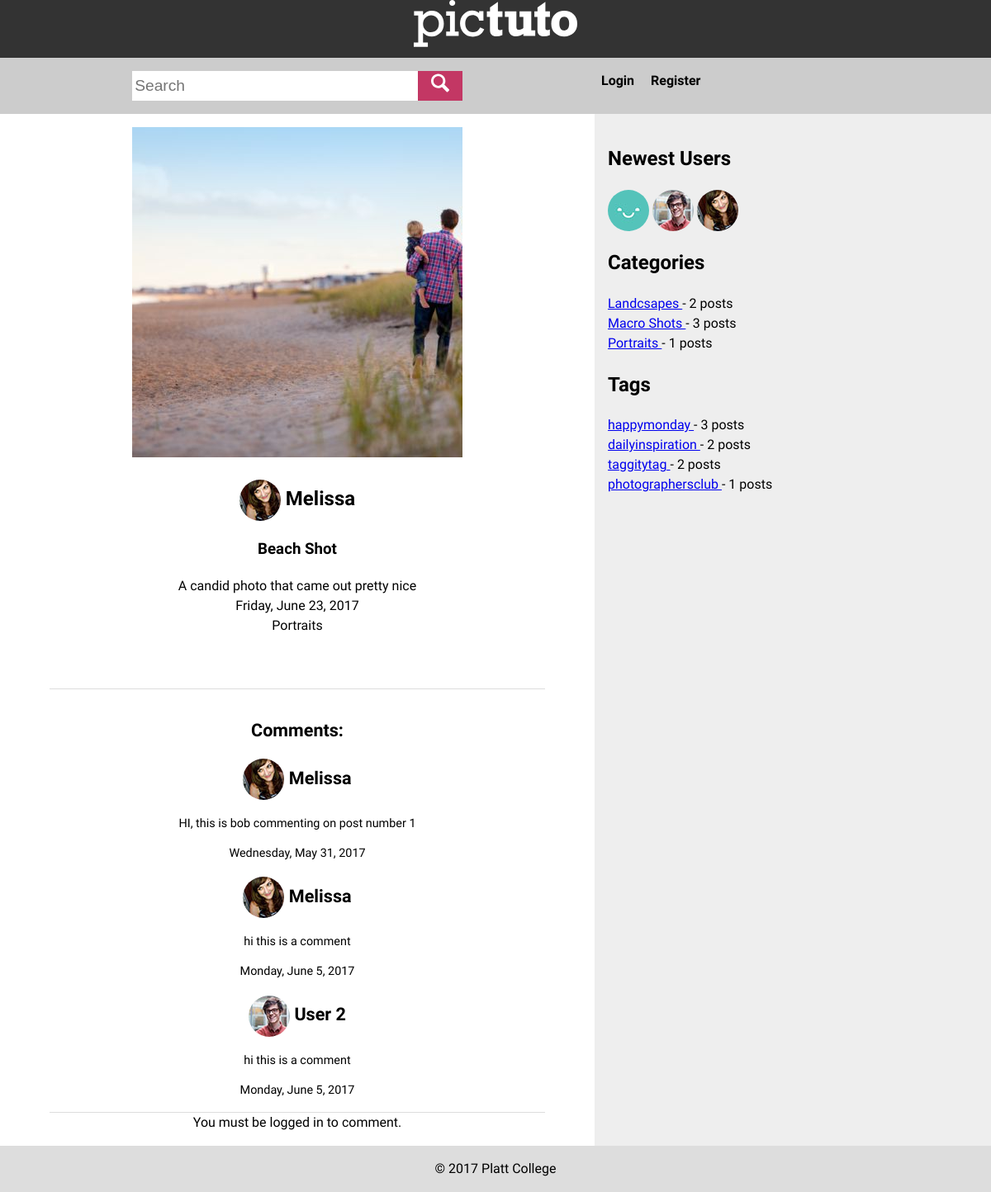
/single.php?post_id=1, run on the app's committed database.
### tables this page shows
CREATE TABLE IF NOT EXISTS `posts` (
`post_id` smallint(6) NOT NULL,
  `title` varchar(256) NOT NULL,
  `body` text NOT NULL,
  `image` varchar(256) NOT NULL,
  `date` datetime NOT NULL,
  `category_id` tinyint(4) NOT NULL,
  `user_id` tinyint(4) NOT NULL,
  `allow_comments` tinyint(1) NOT NULL,
  `is_published` tinyint(1) NOT NULL
);

CREATE TABLE IF NOT EXISTS `users` (
`user_id` tinyint(4) NOT NULL,
  `username` varchar(40) NOT NULL,
  `password` varchar(40) NOT NULL,
  `email` varchar(254) NOT NULL,
  `is_admin` tinyint(1) NOT NULL,
  `bio` varchar(256) NOT NULL,
  `profile_pic` varchar(40) NOT NULL,
  `join_date` datetime NOT NULL,
  `secret_key` varchar(40) NOT NULL
);

CREATE TABLE IF NOT EXISTS `categories` (
`category_id` smallint(6) NOT NULL,
  `name` varchar(40) NOT NULL
);

CREATE TABLE IF NOT EXISTS `comments` (
`comment_id` smallint(6) NOT NULL,
  `user_id` mediumint(9) NOT NULL,
  `date` datetime NOT NULL,
  `body` text NOT NULL,
  `post_id` smallint(6) NOT NULL,
  `is_approved` tinyint(1) NOT NULL
);

CREATE TABLE IF NOT EXISTS `tags` (
`tag_id` mediumint(9) NOT NULL,
  `name` varchar(256) NOT NULL
);

### single.php (the view, shortened to what this page needs)
<?php
require('header.php');
include('comment-parse.php');
$post_id = $_GET['post_id'];
?>
<main class="content">
	<?php
	$query = "SELECT posts.*, users.username, users.user_id, users.profile_pic, categories.*
	FROM posts, categories, users
	WHERE posts.is_published = 1
	AND posts.post_id = $post_id
	AND categories.category_id = posts.category_id
	AND users.user_id = posts.user_id
	ORDER BY posts.date DESC
	LIMIT 10";
	$result = $db->query($query);
	if( $result->num_rows >= 1 ){
		while( $row = $result->fetch_assoc() ){
			?>
			<article class="post full-column">
				<img src="<?php image_url($post_id, 'large') ?>" class="post-image">
					<h2 class="user-card">
						<a href="profile.php?user_id=<?php echo $row['user_id']; ?>">
							<?php show_profile_pic($row['user_id']); ?>
							<?php echo $row['username']; ?>
						</a>
					</h2>
					<h3><?php echo $row['title']; ?></h3>
					<?php echo $row['body']; ?>
					<div class="post-info">
						<?php echo convert_date($row['date']); ?>
						<br>
						<?php echo $row['name']; ?>
					</div>
				</article>
				<?php
				$query_comments = "SELECT comments.user_id, comments.body, comments.date, users.username, users.user_id, users.profile_pic
				FROM comments, users
				WHERE comments.post_id = $post_id
				AND users.user_id = comments.user_id
				AND comments.is_approved = 1
				ORDER BY comments.date ASC
				LIMIT 20";
				$result_comments = $db->query($query_comments);
				if( $result_comments->num_rows >= 1 ){
					?>
					<section class="comments-list full-column">
						<h2>Comments:</h2>
						<ul>
							<?php while( $row_comments = $result_comments->fetch_assoc() ){ ?>
							<li class="one-comment">
								<h2 class="user-card">
									<a href="profile.php?user_id=<?php echo $row_comments['user_id']; ?>">
										<?php show_profile_pic($row_comments['user_id']); ?>
										<?php echo $row_comments['username']; ?>
									</a>
								</h2>
								<p><?php echo $row_comments['body']; ?></p>
								<div class="date"><?php echo convert_date( $row_comments['date'] ); ?></d
								</li>
			<?php }
			$result_comments->free(); ?>
		</ul>
	</section>
	<?php }  ?>
	<section class="comment-form full-column">
		<?php
		if ($logged_in_user['user_id']){ ?>
		<h2>Leave a Comment</h2>
		<?php show_feedback( $feedback, $errors ); ?>
		<form action="single.php?post_id=<?php echo $post_id; ?>" method="post" novalidate>
			<label for="the_comment">Comment:</label>
			<textarea name="comment" id="the_comment" required></textarea>
			<input type="submit" value="Post Comment">
			<input type="hidden" name="did_comment" value="1">
			<input type="hidden" name="post_id" value="<?php echo $post_id; ?>">
		</form>
		<?php }else{
			echo 'You must be logged in to comment.';
		} ?>
	</section>
	<?php
		}
	}
	else{
		echo 'Invalid post.';
	}
	?>
</main>
<?php include('sidebar.php'); ?>
<?php include('footer.php'); ?>

### functions.php (shortened to what this page needs)
<?php
function convert_date( $timestamp ){
	$date = new DateTime( $timestamp );
	return $date->format('l, F j, Y');
}
		?>
	<?php
function show_profile_pic( $user_id, $size = 'thumb' ){
	global $db;
	$query = "SELECT profile_pic FROM users
			WHERE user_id = $user_id
			LIMIT 1";
	$result = $db->query($query);
	if( $result->num_rows == 1 ){
		$row = $result->fetch_assoc();
			echo '<img src="http://localhost/melissa-php-0517/image-app/uploads/' . $row['profile_pic'] . '_' . $size . '.jpg" alt="Profile Picture" class="profile_pic">';
	}
}
function check_login( $redirect = '' ){
	global $db;
	if( isset($_SESSION['user_id']) AND isset($_SESSION['secret_key']) ){
		$sess_user_id = $_SESSION['user_id'];
		$sess_secret_key = $_SESSION['secret_key'];
		$query = "SELECT * FROM users
				WHERE user_id = $sess_user_id
				AND secret_key = '$sess_secret_key'
				LIMIT 1";
		$result = $db->query($query);
		if( !$result ){
			if($redirect != ''){
				header("Location:$redirect");
			}
			return false;
		}
		if($result->num_rows == 1){
			return $result->fetch_assoc();
		}else{
			if($redirect != ''){
				header("Location:$redirect");
			}
			return false;
		}
	}else{
		return false;
	}
}
function image_url($post_id = 0, $size = 'medium'){
	global $db;
	$query = "SELECT image FROM posts WHERE post_id = $post_id LIMIT 1";
	$result = $db->query($query);
	$row = $result->fetch_assoc();
	if($row['image']){
		echo 'uploads/' . $row['image'] . '_' . $size . '.jpg';
	}
}

### sidebar.php (shortened to what this page needs)
<aside class="sidebar">
	<?php
	$query 	= "SELECT *
				FROM users
				ORDER BY join_date DESC
				LIMIT 5";
	$result = $db->query($query);
	if( $result->num_rows >= 1 ){
	 ?>
	<section>
		<h2>Newest Users</h2>
		<?php while( $row = $result->fetch_assoc() ){ ?>
			<a class="profile-pic" href="profile.php?user_id=<?php echo $row['user_id']; ?>" title="<?php echo $row['username']; ?>'s Profile"><?php show_profile_pic($row['user_id']); ?></a>
		<?php }
		?>
	</section>
	<?php }  ?>
	<?php
	$query 	= "SELECT categories.*, COUNT(*) AS total
			FROM categories , posts
			WHERE categories.category_id = posts.category_id
			GROUP BY categories.category_id
			ORDER BY categories.name ASC
			LIMIT 5";
	$result = $db->query($query);
	if( $result->num_rows >= 1 ){?>
	<section>
		<h2>Categories</h2>
		<ul>
		<?php while( $row = $result->fetch_assoc() ){ ?>
			<li><a href="category.php?cat_id=<?php echo $row['category_id'] ?>"><?php echo $row['name'] ?> </a>
			- <?php echo $row['total']; ?> posts</li>
		<?php }
		$result->free(); ?>
		</ul>
	</section>
	<?php } ?>
	<?php
	$query 	= "SELECT tags.*, COUNT(*) AS total
			FROM tags, posts, post_tags
			WHERE posts.post_id = post_tags.post_id
			AND tags.tag_id = post_tags.tag_id
			GROUP BY tags.tag_id
			ORDER BY total DESC";
	$result = $db->query($query);
	if( $result->num_rows >= 1 ){?>
	<section>
		<h2>Tags</h2>
		<ul>
		<?php while( $row = $result->fetch_assoc() ){ ?>
			<li><a href="tag.php?tag_id=<?php echo $row['tag_id'] ?>"><?php echo $row['name'] ?> </a>
			- <?php echo $row['total']; ?> posts</li>
		<?php }
		$result->free(); ?>
		</ul>
	</section>
	<?php } ?>
</aside>

### styles/style.css (style rules this page uses)
html { box-sizing:border-box; background-color:white; }
html * { box-sizing: inherit; }
body { font-family: "Libre Franklin", "Arial", sans-serif; margin: 0; line-height: 1.5; overflow-x: hidden; }
.content { padding:1em; display: flex; flex-wrap: wrap; justify-content: space-between; align-items: flex-start; }
article { flex-grow: 1; max-width:400px; margin:0 auto 4em; max-width:25%; }
.full-column { width:100%; max-width:none; text-align:center; }
.content img { max-width: 100%; height: auto; }
.sidebar { padding:1em; background-color:#eee; clear:both; }
ul, li { margin: 0; padding: 0; list-style-type: none; }
.user-card img, .profile-pic img { border-radius: 500px; vertical-align: middle; }
.user-card a { text-decoration: none; color:inherit; }
.comments-list { max-width:600px; margin:auto; font-size:.9em; border-top:solid 1px #ddd; border-bottom:solid 1px #ddd; padding:1rem 0 }
.comment-form { max-width:600px; margin:auto; }
@media screen and (min-width:800px) { .content, .search-bar { width:60%; } }
@media screen and (min-width:800px) { .sidebar, .menu { width:40%; clear: none; } }

### data on the page
posts: image (picture), user.profile_pic (placeholder picture), user.username "Melissa", title "Beach Shot", body "A candid photo that came out pretty nice", date "Friday, June 23, 2017", category.name "Portraits"
comments: user.profile_pic (placeholder picture), user.username "Melissa", body "HI, this is bob commenting on post number 1", date "Wednesday, May 31, 2017"
comments: user.profile_pic (placeholder picture), user.username "Melissa", body "hi this is a comment", date "Monday, June 5, 2017"
comments: user.profile_pic (placeholder picture), user.username "User 2", body "hi this is a comment", date "Monday, June 5, 2017"
users: profile_pic (placeholder picture)
users: profile_pic (placeholder picture)
users: profile_pic (placeholder picture)
categories: name "Landcsapes", total "2"
categories: name "Macro Shots", total "3"
categories: name "Portraits", total "1"
tags: name "happymonday", total "3"
tags: name "dailyinspiration", total "2"
tags: name "taggitytag", total "2"
tags: name "photographersclub", total "1"
